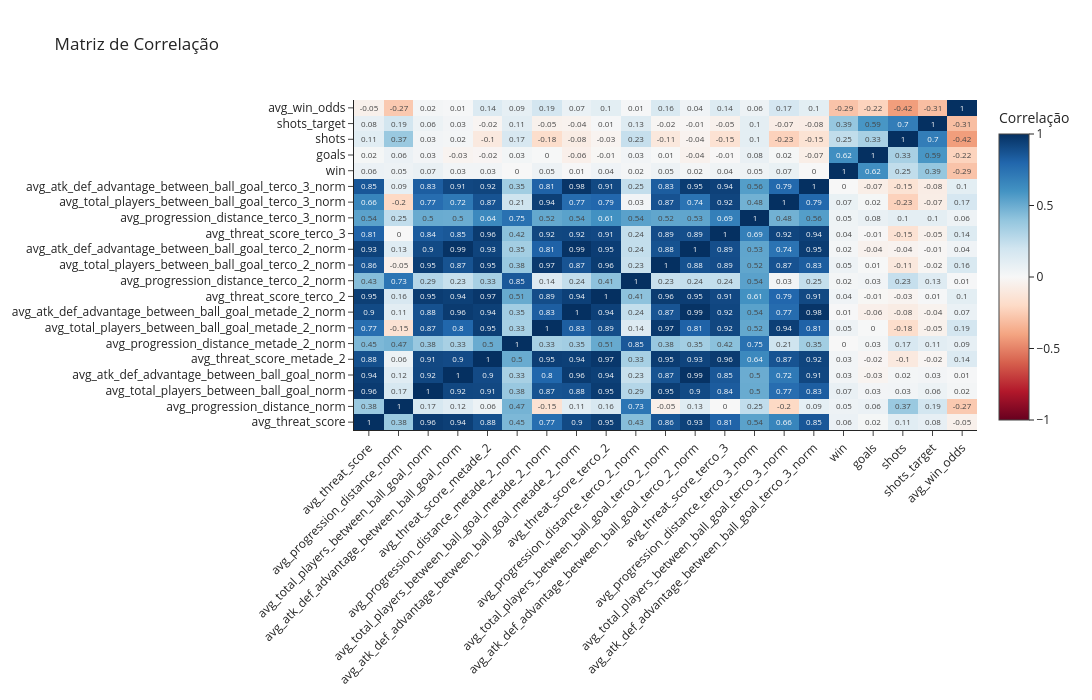

The code cell stored with this chart in its notebook:
### Markdown cell above
### 2.1. Por Time-Partida

### Code cell
group_cols = [
    "gameId",
    "competitionId",
    "season",
    "date",
    "homeTeamName",
    "opponentTeamName",
    "homeTeam"
]

# zonas do campo consideradas nas colunas geradas no target_engineering
zone_suffixes = ['', '_metade_2', '_terco_2', '_terco_3']

agg_cols = []
for suffix in zone_suffixes:
    agg_cols += [
        f"threat_score{suffix}",
        f"progression_distance{suffix}_norm",
        f"total_players_between_ball_goal{suffix}_norm",
        f"atk_def_advantage_between_ball_goal{suffix}_norm"
    ]

avg_cols, df_agg = build_aggregated_df(
    df=df_threat,
    group_cols=group_cols,
    agg_cols=agg_cols,
    agg_func=F.mean,
    agg_prefix="avg"
)

df_agg = join_match_stats(
    df_agg,
    df_pl_match_stats_22_23_filtrado_mapped
)

df_team_match = (
    build_side_df(df_agg, True, avg_cols)
    .unionByName(
        build_side_df(df_agg, False, avg_cols)
    )
)

corr_cols = (
    df_team_match
    .drop(*(group_cols + ["teamName"]))
    .columns
)

df_team_match.show(5)

plot_correlation_heatmap(df_team_match, corr_cols)

### Figure 1 — Plotly figure (JSON) as saved in the notebook; plotly's stock layout.template omitted (floating-point values rounded to 4 significant figures; data arrays with more than 128 entries replaced by an {"elided": "..."} marker saying what was removed)
{"data": [{"colorbar": {"title": {"text": "Correlação"}}, "colorscale": [[0, "rgb(103,0,31)"], [0.1, "rgb(178,24,43)"], [0.2, "rgb(214,96,77)"], [0.3, "rgb(244,165,130)"], [0.4, "rgb(253,219,199)"], [0.5, "rgb(247,247,247)"], [0.6, "rgb(209,229,240)"], [0.7, "rgb(146,197,222)"], [0.8, "rgb(67,147,195)"], [0.9, "rgb(33,102,172)"], [1, "rgb(5,48,97)"]], "text": {"elided": "21x21 float values"}, "texttemplate": "%{text}", "type": "heatmap", "x": ["avg_threat_score", "avg_progression_distance_norm", "avg_total_players_between_ball_goal_norm", "avg_atk_def_advantage_between_ball_goal_norm", "avg_threat_score_metade_2", "avg_progression_distance_metade_2_norm", "avg_total_players_between_ball_goal_metade_2_norm", "avg_atk_def_advantage_between_ball_goal_metade_2_norm", "avg_threat_score_terco_2", "avg_progression_distance_terco_2_norm", "avg_total_players_between_ball_goal_terco_2_norm", "avg_atk_def_advantage_between_ball_goal_terco_2_norm", "avg_threat_score_terco_3", "avg_progression_distance_terco_3_norm", "avg_total_players_between_ball_goal_terco_3_norm", "avg_atk_def_advantage_between_ball_goal_terco_3_norm", "win", "goals", "shots", "shots_target", "avg_win_odds"], "y": ["avg_threat_score", "avg_progression_distance_norm", "avg_total_players_between_ball_goal_norm", "avg_atk_def_advantage_between_ball_goal_norm", "avg_threat_score_metade_2", "avg_progression_distance_metade_2_norm", "avg_total_players_between_ball_goal_metade_2_norm", "avg_atk_def_advantage_between_ball_goal_metade_2_norm", "avg_threat_score_terco_2", "avg_progression_distance_terco_2_norm", "avg_total_players_between_ball_goal_terco_2_norm", "avg_atk_def_advantage_between_ball_goal_terco_2_norm", "avg_threat_score_terco_3", "avg_progression_distance_terco_3_norm", "avg_total_players_between_ball_goal_terco_3_norm", "avg_atk_def_advantage_between_ball_goal_terco_3_norm", "win", "goals", "shots", "shots_target", "avg_win_odds"], "z": {"elided": "21x21 float values"}, "zmax": 1, "zmin": -1}], "layout": {"height": 700, "title": {"text": "Matriz de Correlação"}, "width": 1200, "xaxis": {"tickangle": -45}}}
